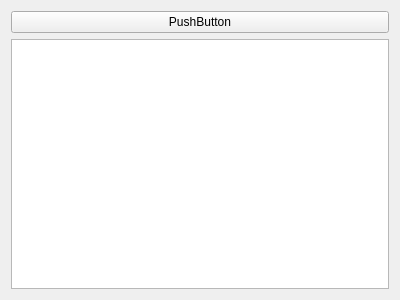
<?xml version="1.0" encoding="UTF-8"?>
<ui version="4.0">
 <class>Spells</class>
 <widget class="QWidget" name="Spells">
  <property name="geometry">
   <rect>
    <x>0</x>
    <y>0</y>
    <width>400</width>
    <height>300</height>
   </rect>
  </property>
  <property name="windowTitle">
   <string>Spells</string>
  </property>
  <layout class="QGridLayout" name="gridLayout">
   <item row="1" column="0">
    <widget class="QListWidget" name="listWidget"/>
   </item>
   <item row="0" column="0">
    <widget class="QPushButton" name="pushButton">
     <property name="text">
      <string>PushButton</string>
     </property>
    </widget>
   </item>
  </layout>
 </widget>
 <layoutdefault spacing="6" margin="11"/>
 <resources/>
 <connections/>
</ui>
